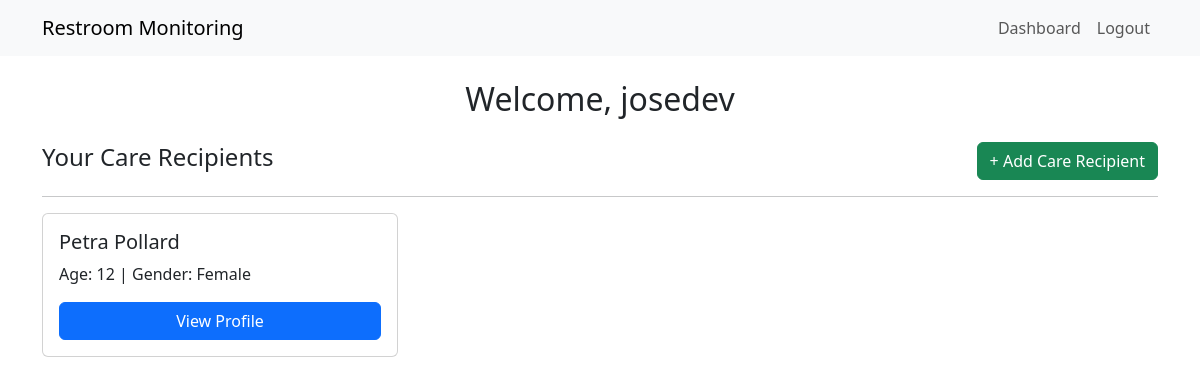
Page / (signed in) on the earlier database version.
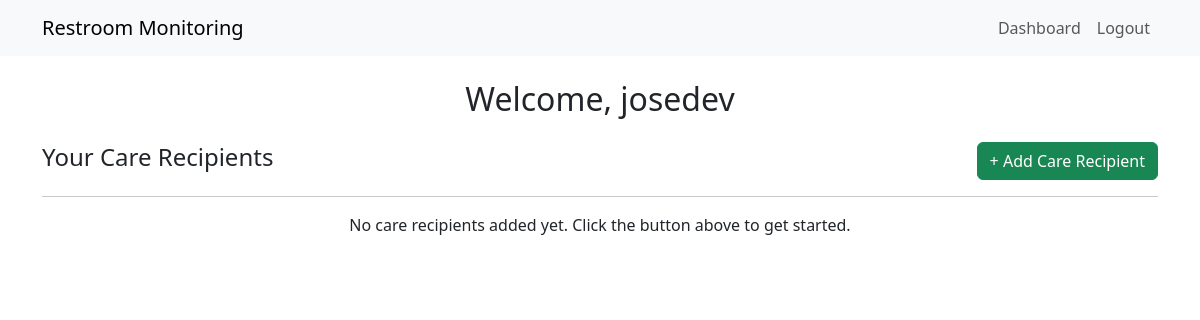
Same page on the later database version.
### core/models.py (models this page shows, shortened)
class CareRecipient(models.Model):
    caregiver = models.ForeignKey(User, on_delete=models.CASCADE, related_name="care_recipients")
    name = models.CharField(max_length=100)  # Name of the care recipient
    age = models.PositiveIntegerField()  # Age in years
    gender = models.CharField(max_length=10, choices=[('Male', 'Male'), ('Female', 'Female')])
    bmi = models.DecimalField(max_digits=5, decimal_places=2)  # Body Mass Index
    medical_conditions = models.TextField(blank=True, null=True)  # Medical conditions affecting bladder/bowel

### core/views.py (the view)
# urls.py: path('', views.dashboard, name='dashboard'),
@login_required
def dashboard(request):
    care_recipients = request.user.care_recipients.all()
    return render(request, 'core/dashboard.html', {'care_recipients': care_recipients})

### core/templates/core/dashboard.html (shortened to what this page needs)
{% extends 'base.html' %}
{% block content %}
<h2 class="text-center">Welcome, {{ user.username }}</h2>
<div class="d-flex justify-content-between align-items-center mt-4">
    <h4>Your Care Recipients</h4>
    <a href="{% url 'add_care_recipient' %}" class="btn btn-success">+ Add Care Recipient</a>
</div>
<hr>
{% if care_recipients %}
    <div class="row">
        {% for care_recipient in care_recipients %}
            <div class="col-md-4">
                <div class="card mb-4">
                    <div class="card-body">
                        <h5 class="card-title">{{ care_recipient.name }}</h5>
                        <p class="card-text">Age: {{ care_recipient.age }} | Gender: {{ care_recipient.gender }}</p>
                        <a href="{% url 'view_care_recipient' care_recipient.id %}" class="btn btn-primary w-100">View Profile</a>
                    </div>
                </div>
            </div>
        {% endfor %}
    </div>
{% else %}
    <p class="text-center">No care recipients added yet. Click the button above to get started.</p>
{% endif %}
{% endblock %}

### core/templates/base.html (shortened to what this page needs)
<!DOCTYPE html>
<html lang="en">
<head>
    <link href="https://cdn.jsdelivr.net/npm/bootstrap@5.3.2/dist/css/bootstrap.min.css" rel="stylesheet">
</head>
<body>
    <nav class="navbar navbar-expand-lg navbar-light bg-light">
        <div class="container">
            <a class="navbar-brand" href="/">Restroom Monitoring</a>
            <div class="collapse navbar-collapse" id="navbarNav">
                <ul class="navbar-nav ms-auto">
                    {% if user.is_authenticated %}
                        <li class="nav-item">
                            <a class="nav-link" href="{% url 'dashboard' %}">Dashboard</a>
                        </li>
                        <li class="nav-item">
                            <a class="nav-link" href="{% url 'logout' %}">Logout</a>
                        </li>
                    {% endif %}
                </ul>
            </div>
        </div>
    </nav>
    <div class="container mt-4">
        {% block content %}
        {% endblock %}
    </div>
</body>
</html>

Differences in the rows shown:
removed CareRecipient: name "Petra Pollard", age "12", gender "Female"
Other differences:
text now shown: "No care recipients added yet. Click the button above to get started."
